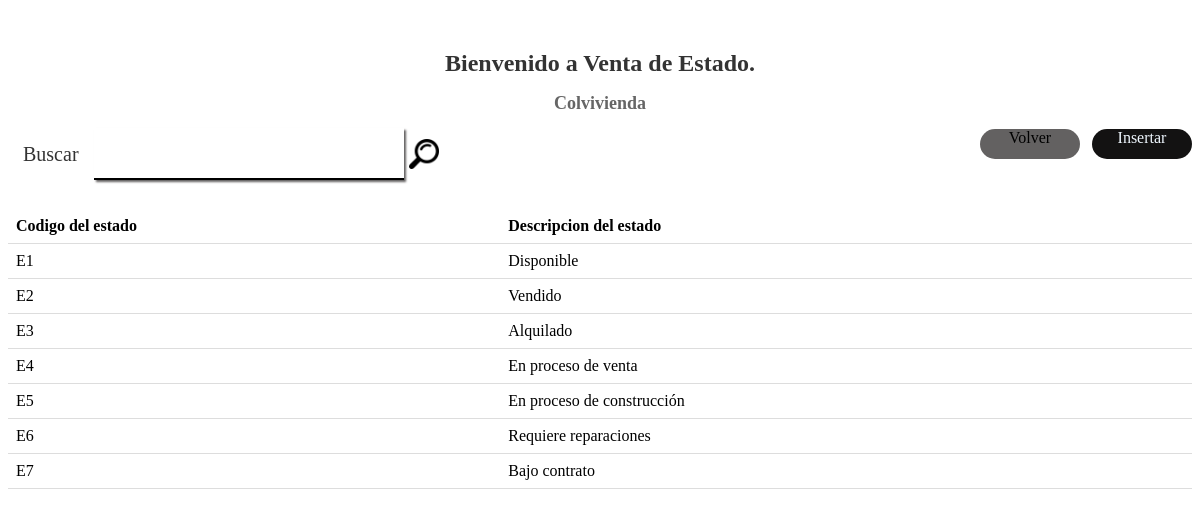
/read/pagina_de_estado.php, run on an earlier commit of the app's database.
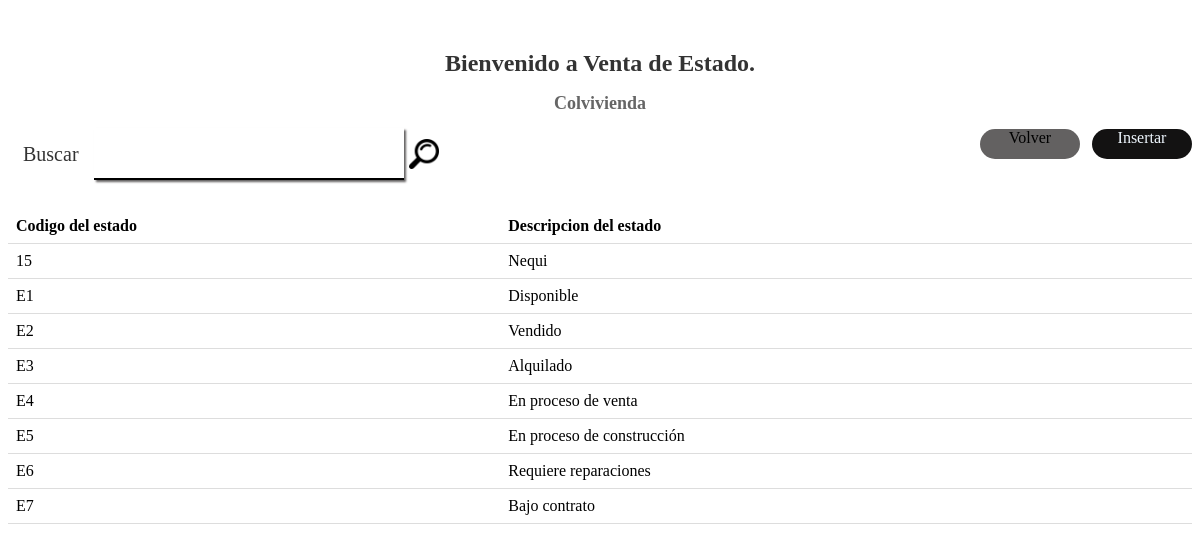
And on a later commit of the database.
### tables this page shows
CREATE TABLE `estado` (
  `codigo_estado` varchar(2) NOT NULL,
  `descripcion` varchar(50) NOT NULL,
  PRIMARY KEY (`codigo_estado`)
);

### read/Pagina_de_estado.php (the view, shortened to what this page needs)
<!DOCTYPE html>
<html lang="en">
<head>
    <link rel="stylesheet" href="../css/reads.css">
</head>
<body>
<div class="letrero"><h1>Bienvenido a Venta de Estado.</h1>
    <h2>Colvivienda</h2>
</div>
<div class="container">
       <div class="container__form">
          <label class="container__label" for="buscar">Buscar</label>
          <div class="container__input">
            <input class="container__input-text" type="text" name="buscar" id="buscar">
          </div>
            <img  class="container__img" src="../imgs/lupa.png" alt="lupa">
        </div>
       <div class="container__boton">
        <div class="container__boton-volver">
          <a href="botones.php" class="container__boton-volver-text">Volver</a>
        </div>
        <div class="container__boton-insertar">
         <a href="../Insert/insertar_estado-forma.php" class="container__boton-insertar-text">Insertar</a>
        </div>
      </div>
    </div>
    <?php
    $mysql_host = 'localhost';
    $mysql_user = 'root';
    $password = '';
    $dbhandle = mysqli_connect ($mysql_host, $mysql_user, $password) or die('Problemas de conexión con DB');
    $matriz = mysqli_query($dbhandle, "select * from estado;");
    echo "<table>";
    echo "
      <tr>
        <th>Codigo del estado</th>
        <th>Descripcion del estado</th>
     </tr>";
      while ($row = mysqli_fetch_array($matriz, MYSQLI_ASSOC)) {
            echo "<tr>";
            echo "<td>".$row['codigo_estado']."</td>";
            echo "<td>".$row['descripcion']."</td>";
            echo "</tr>";
         }
    echo "</table>";
    ?>
</body>
</html>

What changed in the data, as far as the page shows it:
added estado: codigo_estado "15", descripcion "Nequi"
